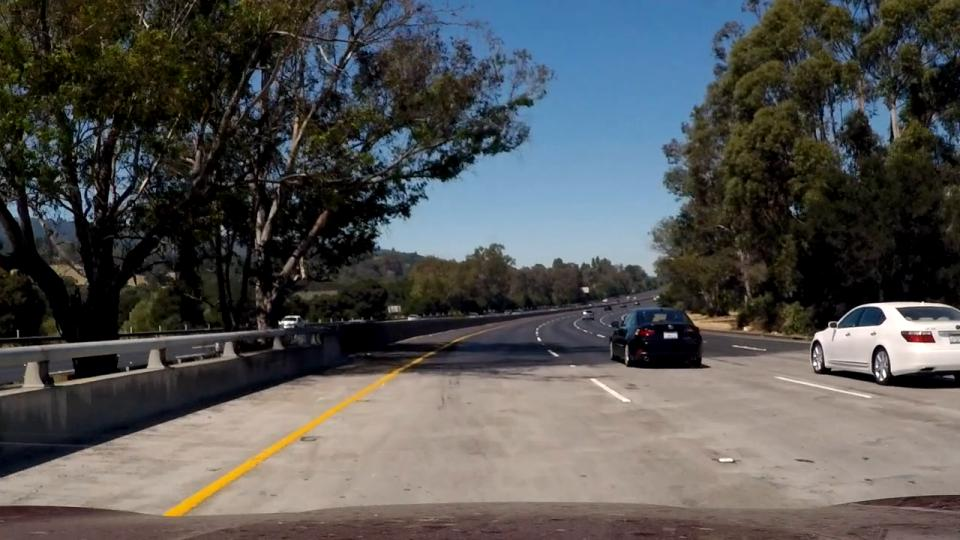
#> input picture test_images/extra.mp4-5.5.jpg, 960 x 540 px
$ jupyter execute P1.ipynb   (shell and % lines are left out)   (older library calls are emulated)
#> lines starting #> are read from the running program, lines starting #| are printed output that depends on the picture; after the words box and inside, x2 and y2 are one past the last pixel; in counts of white or black regions, pixels touching at a corner belong together
# Self-Driving Car Engineer Nanodegree

* Name: Latheesh Padukana
* Linkedin: https://www.linkedin.com/in/latheesh-padukana-9571a87/
* Github: https://github.com/lpadukana

## Project: **Finding Lane Lines on the Road**
***
In this project, you will use the tools you learned about in the lesson to identify lane lines on the road.  You can develop your pipeline on a series of individual images, and later apply the result to a video stream (really just a series of images). Check out the video clip "raw-lines-example.mp4" (also contained in this repository) to see what the output should look like after using the helper functions below.

Once you have a result that looks roughly like "raw-lines-example.mp4", you'll need to get creative and try to average and/or extrapolate the line segments you've detected to map out the full extent of the lane lines.  You can see an example of the result you're going for in the video "P1_example.mp4".  Ultimately, you would like to draw just one line for the left side of the lane, and one for the right.

In addition to implementing code, there is a brief writeup to complete. The writeup should be completed in a separate file, which can be either a markdown file or a pdf document. There is a [write up template](https://github.com/udacity/CarND-LaneLines-P1/blob/master/writeup_template.md) that can be used to guide the writing process. Completing both the code in the Ipython notebook and the writeup template will cover all of the [rubric points](https://review.udacity.com/#!/rubrics/322/view) for this project.

---
Let's have a look at our first image called 'test_images/solidWhiteRight.jpg'.  Run the 2 cells below (hit Shift-Enter or the "play" button above) to display the image.

**Note: If, at any point, you encounter frozen display windows or other confounding issues, you can always start again with a clean slate by going to the "Kernel" menu above and selecting "Restart & Clear Output".**

---

**The tools you have are color selection, region of interest selection, grayscaling, Gaussian smoothing, Canny Edge Detection and Hough Tranform line detection.  You  are also free to explore and try other techniques that were not presented in the lesson.  Your goal is piece together a pipeline to detect the line segments in the image, then average/extrapolate them and draw them onto the image for display (as below).  Once you have a working pipeline, try it out on the video stream below.**

---

<figure>

 <figcaption>
 <p></p>
 <p style="text-align: center;"> Your output should look something like this (above) after detecting line segments using the helper functions below </p>
 </figcaption>
</figure>
 <p></p>
<figure>

 <figcaption>
 <p></p>
 <p style="text-align: center;"> Your goal is to connect/average/extrapolate line segments to get output like this</p>
 </figcaption>
</figure>

## Build a Lane Finding Pipeline

Build the pipeline and run your solution on all test_images. Make copies into the test_images directory, and you can use the images in your writeup report.

Try tuning the various parameters, especially the low and high Canny thresholds as well as the Hough lines parameters.

## Import Packages

[cell 1]
#importing some useful packages
import matplotlib.pyplot as plt
import matplotlib.image as mpimg
import numpy as np
import cv2
import os


# Import everything needed to edit/save/watch video clips
from moviepy.editor import VideoFileClip
from IPython.display import HTML

# additional modules used
from collections import deque
from ipywidgets import interact

## Define some useful classes

### Frame

I created this class to make it easy to load and manipulate images. Operations returns Frame objects and this makes it convenient to build and experiment with different pipelines.

[cell 2]
class Frame:
    def load(filename):
#> called with filename = 'test_images/extra.mp4-5.5.jpg'
        return Frame(mpimg.imread(filename))

    def save(self, filename):
        return mpimg.imsave(filename, self.image)

    def weighted(fr1, w1, fr2, w2, c):
        return Frame(cv2.addWeighted(fr1.image, w1, fr2.image, w2, c))

    def zeros(shape):
        return Frame(np.ones(shape))

    def zeros_like(fr):
        return Frame(np.zeros_like(fr.image))

    def __init__(self, image):
        self.image = image
#> self.image is the input picture: shape (540, 960, 3); mean R, G, B 83, 83.2, 82.5

    def gray(self):
        return Frame(cv2.cvtColor(self.image, cv2.COLOR_RGB2GRAY))

    def sizexy(self):
        y, x, *_ = self.image.shape
        return (x, y)

    def x_at(self, xfrac):
        xdim, _ = self.sizexy()
        return np.array(xfrac) * xdim

    def y_at(self, yfrac):
        _, ydim = self.sizexy()
        return np.array(yfrac) * ydim

    def rgb(self):
        return Frame(cv2.cvtColor(self.image, cv2.COLOR_GRAY2RGB))

    def blur(self, kernel_size=5):
        return Frame(cv2.GaussianBlur(self.image, (kernel_size, kernel_size), 0))

    def canny(self, low=50, high_multiplier=3):
        return Frame(cv2.Canny(self.image, low, low * high_multiplier))
#> in __init__ (call 8), `self.image = image`:
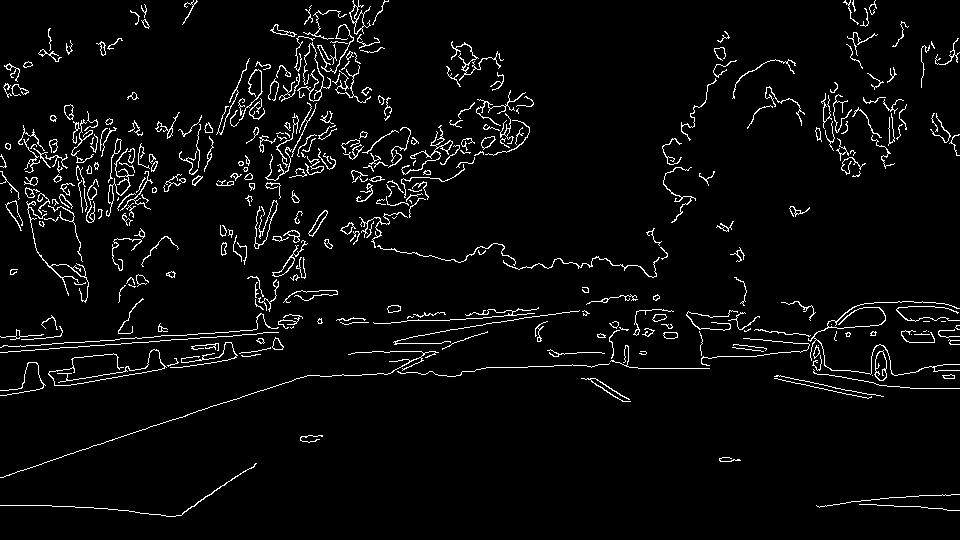
#> self.image: shape (540, 960); 4.1% white in thin lines or dots

    # [4 lines left out: function sobel, not called in this run]

    def laplacian(self, ksize=3):
        out = cv2.Laplacian(self.image, cv2.CV_64F, ksize=ksize)
        return Frame(out)

    def hist_eq(self):
        if self.is_monochrome():
            return Frame(cv2.equalizeHist(self.image))
        else:
            out = cv2.cvtColor(self.image, cv2.COLOR_RGB2HSV)
            out[:,:,2] = cv2.equalizeHist(out[:,:,2])
            return Frame(cv2.cvtColor(out, cv2.COLOR_HSV2RGB))

    def clahe_eq(self, clip_limit=2, grid_size=8):
        if self.is_monochrome():
            return Frame(cv2.createCLAHE(clipLimit=clip_limit, tileGridSize=(grid_size, grid_size)).apply(self.image))
        else:
            out = cv2.cvtColor(self.image, cv2.COLOR_RGB2HSV)
            out[:,:,2] = cv2.createCLAHE(clipLimit=clip_limit, tileGridSize=(grid_size, grid_size)).apply(out[:,:,2])
            return Frame(cv2.cvtColor(out, cv2.COLOR_HSV2RGB))

    def multiply_scalar(self, value):
        return Frame(cv2.addWeighted(self.image, value, 0, 0, 0))

    def add_scalar(self, value):
        return Frame(cv2.addWeighted(self.image, 1, 0, 0, value))

    def add_weighted(self, self_weight, frame, frame_weight, gamma):
        return Frame(cv2.addWeighted(self.image, self_weight, frame.image, frame_weight, gamma))

    def bitwise_or(self, frame):
        return Frame(cv2.bitwise_or(self.image, frame.image))

    def bitwise_and(self, frame):
        return Frame(cv2.bitwise_and(self.image, frame.image))

    # [4 lines left out: function channels, not called in this run]

    def channel(self, channel):
        return Frame(self.image[..., channel].copy())

    def hstack(self, frame):
        return Frame(np.hstack([self.image, frame.image]))

    def vstack(self, frame):
        return Frame(np.vstack([self.image, frame.image]))

    def fillpoly(self, vertices, color):
        return Frame(cv2.fillPoly(self.image.copy(), vertices, color))

    def draw_lines(self, lines, color, thickness):
        img = self.image.copy()
        for line in lines:
            x1, y1, x2, y2 = line
            cv2.line(img, (int(x1), int(y1)), (int(x2), int(y2)), color, thickness)
        return Frame(img)

    def draw_text(self, text, x, y, scale, color, thickness):
        return Frame(cv2.putText(self.image.copy(), text, (int(x), int(y)), cv2.FONT_HERSHEY_SIMPLEX, scale, color, thickness, cv2.LINE_AA))

    def hough_lines(self, rho, theta, threshold, min_line_length, max_line_gap):
        out = cv2.HoughLinesP(self.image, rho, theta, threshold, np.array([]), minLineLength=min_line_length, maxLineGap=max_line_gap)

        if out is None:
            return np.array([])

        return out[:,0,:]

    def hsv_range_mask(self, hsv_ranges):
        if len(hsv_ranges) == 0:
            raise ValueError('At least one range is required')

        hsv = cv2.cvtColor(self.image, cv2.COLOR_RGB2HSV)
#> hsv: shape (540, 960, 3); mean H, S, V 50.3, 87.1, 95.9

        range_lo, range_hi = hsv_ranges[0]
        mask = cv2.inRange(hsv, range_lo, range_hi)
#> mask: shape (540, 960); 1.1% white; 62 white regions (56 under 20 px), largest, box (x1, y1, x2, y2) and area: (813, 302, 960, 372) 4909, (776, 377, 871, 398) 184, (597, 383, 630, 402) 97, (719, 458, 733, 461) 38, (279, 321, 294, 325) 35, (664, 334, 677, 337) 24

        for hsv_range in hsv_ranges[1:]:
            range_lo, range_hi = hsv_range
            mask1 = cv2.inRange(hsv, range_lo, range_hi)
            mask = cv2.bitwise_or(mask, mask1)
#> this loop made 1 pass
#> pass 1, in hsv_range_mask, `mask1 = cv2.inRange(hsv, range_lo, range_hi)`:
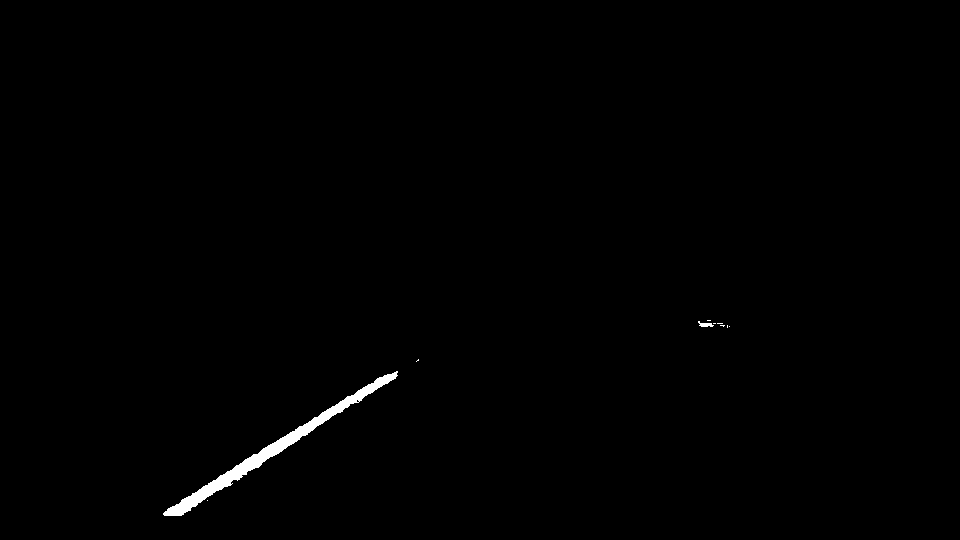
#> mask1: shape (540, 960); 0.56% white; 10 white regions (8 under 20 px), largest, box (x1, y1, x2, y2) and area: (163, 371, 398, 516) 2816, (698, 321, 714, 327) 54
#> pass 1, in hsv_range_mask, `mask = cv2.bitwise_or(mask, mask1)`:
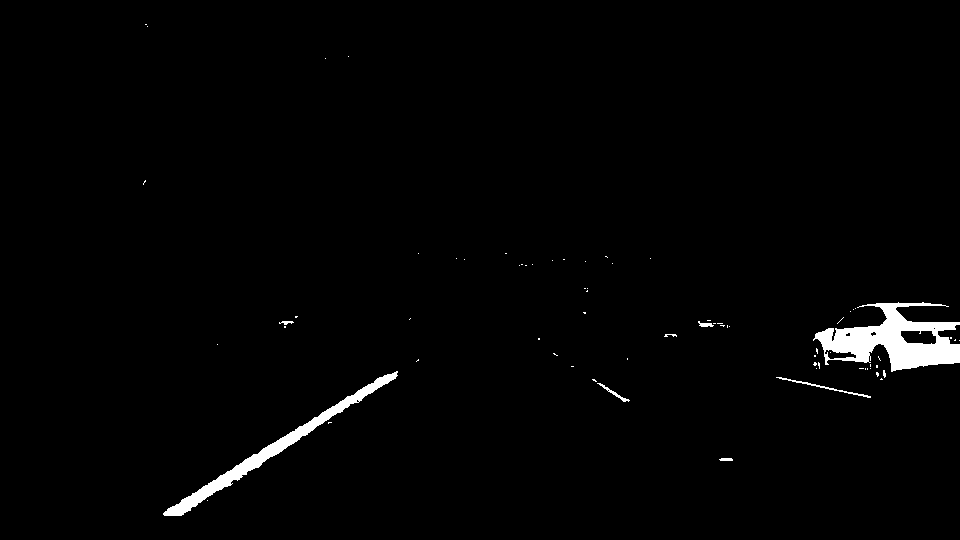
#> mask: shape (540, 960); 1.6% white; 72 white regions (64 under 20 px), largest, box (x1, y1, x2, y2) and area: (813, 302, 960, 372) 4909, (163, 371, 398, 516) 2816, (776, 377, 871, 398) 184
#> in __init__ (call 15), `self.image = image`:
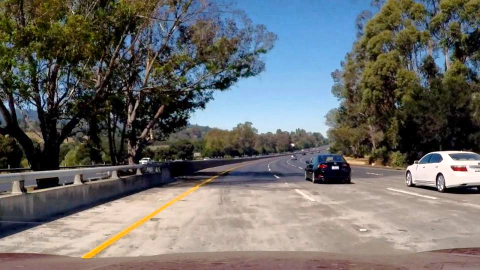
#> self.image: shape (540, 960, 3) (shown at 1/2 size); mean R, G, B 108.2, 107.8, 105.8

        return Frame(mask)

    def is_monochrome(self):
        return len(self.image.shape) == 2

    def show(self, xdim=None):
        if xdim is not None:
            aspect = self.image.shape[0] / self.image.shape[1]
            plt.figure(figsize=(xdim, aspect * xdim))

        if self.is_monochrome():
            plt.imshow(self.image, cmap='gray', vmin=0, vmax=255)
        else:
            plt.imshow(self.image)

        plt.axis('off')
        plt.tight_layout()

### FrameGrid

FrameGrid makes it easy to display many images in a grid

[cell 3]
class FrameGrid:
    def __init__(self, columns):
        self.columns = columns

    def show(self, frames, xdim=6):
#> called with xdim = 4.3
        aspect = frames[0].image.shape[0] / frames[0].image.shape[1]
#> aspect = 0.562
        ydim = aspect * xdim
#> ydim = 2.42
        rows = len(frames)//self.columns + 1
#> rows = 3
#> (the call stopped at in show, `fig = plt.figure(figsize=(xdim * self.columns, ydim * rows))`: IPython is not available in this run)
#> in __init__ (call 21), `self.image = image`:
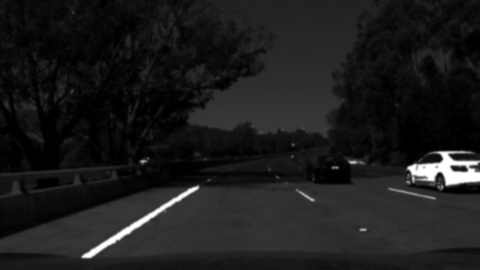
#> self.image: shape (540, 960) (shown at 1/2 size); min 0, max 255, mean 28
#> in __init__ (call 22), `self.image = image`:
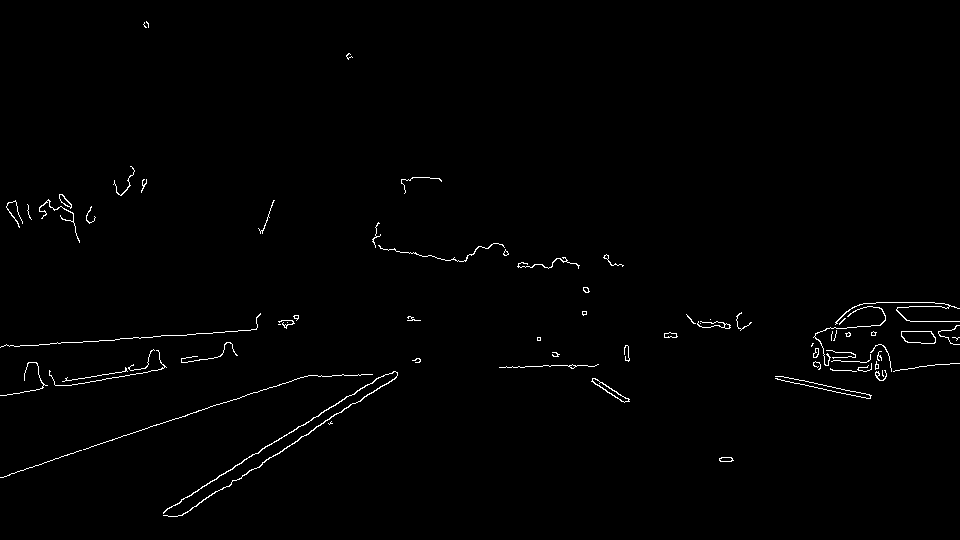
#> self.image: shape (540, 960); 0.91% white in thin lines or dots
        fig = plt.figure(figsize=(xdim * self.columns, ydim * rows))
        for i in range(len(frames)):
            if i < len(frames):
                fig.add_subplot(rows, self.columns, i + 1)
                frames[i].show()

### Lines

Lines represent one or more lines and operations on lines/line segments. Grouping lines allows us to make use of optimized numpy functions.

[cell 4]
class Lines:
    # [4 lines left out: function from_x_intercepts, not called in this run]

    def from_y_intercepts(lines, ys):
        y1, y2 = ys
        x1, x2 = lines.x_intercept(ys)[0]
        return Lines([[x1, y1, x2, y2]])

    def __init__(self, lines):
        if type(lines) == np.ndarray:
            self.lines = lines
        else:
            self.lines = np.array(lines)

    def __len__(self):
        return self.lines.__len__()

    def __getitem__(self, i):
        return self.lines.__getitem__(i)

    def __iter__(self):
        return self.lines.__iter__()

    def empty(self):
        return len(self.lines) <= 0

    def centroid(self):
        x1, y1, x2, y2 = self.lines.T
        return np.array([(x1 + x2).T/2, (y1 + y2).T/2]).reshape([-1, 2])

    def mean(self):
        if len(self.lines) > 0:
            mean = self.lines.mean(axis=0)
            return Lines(mean.reshape(-1, 4))
        else:
            return Lines([])

    def m(self):
        if len(self.lines) > 0:
            x1, y1, x2, y2 = self.lines.T
            return ((y2 - y1) / (x2 - x1)).reshape((-1, 1))
        else:
            return np.array([])

    def b(self):
        if len(self.lines) > 0:
            x1, y1, x2, y2 = self.lines.T
            return ((x1 * y2 - x2 * y1) / (x1 - x2)).reshape((-1, 1))
        else:
            return np.array([])

    def y_intercept(self, x):
        return self.m() * x + self.b()

    def x_intercept(self, y):
        return (y - self.b()) / self.m()

    def theta(self):
        return np.arctan(self.m())

    def theta_degrees(self):
        return np.degrees(self.theta())

    def segment_by_theta(self, angle_pairs):
        out = []
        thetas = self.theta_degrees()
        for angle_pair in angle_pairs:
            lines = []
            for i, theta in enumerate(thetas):
                if angle_pair[0] < theta < angle_pair[1]:
                    lines.append(self.lines[i])
            out.append(lines)

        return [Lines(lines) for lines in out]

### LaneDetector

LaneDetector implements the lane detection pipeline and makes it easy to test different parameters.

[cell 5]
class LaneDetector:
    def __init__(self, params=None):
        self.roi = None
        self.params = {
            'roi': {
                'topy': 0.6,
                'bottomy': 1.0,
                'topw': 0.1,
                'bottomw': 0.9
            },
            'blur': {
                'kernel_size': 9,
            },
            'canny': {
                'low': 30,
                'high_multiplier': 3,
            },
            'hough': {
                'rho': 2,
                'theta': 2 * np.pi/180.0,
                'threshold': 35,
                'min_line_length': 20,
                'max_line_gap': 20
            }
        }

        if params is not None:
            self.params = params

    def set_roi(self, frame, topy, bottomy, topw, bottomw):
#> called with topy = 0.6, bottomy = 1, topw = 0.1, bottomw = 0.9
        self.xdim, self.ydim = frame.sizexy()
        vertices = np.array([[
            (self.xdim * (0.5 - bottomw/2), self.ydim * bottomy),
            (self.xdim * (0.5 - topw/2),    self.ydim * topy),
            (self.xdim * (0.5 + topw/2),    self.ydim * topy),
            (self.xdim * (0.5 + bottomw/2), self.ydim * bottomy)
        ]], dtype=np.int32)

        self.roi = Frame.zeros_like(frame).fillpoly(vertices, [255])

    def detect(self, frame):
        self.gray = frame.gray()
        self.dark = self.gray.multiply_scalar(0.3)
        self.wymask = frame.hsv_range_mask([[(0, 0, 200), (255, 30, 255)], [(10, 90, 180), (40, 255, 255)]])
        self.gray_enhanced = self.dark.bitwise_or(self.wymask)
        self.gray_enhanced_blurred = self.gray_enhanced.blur(**self.params['blur'])
        self.edges = self.gray_enhanced_blurred.canny(**self.params['canny'])
        self.set_roi(self.edges, **self.params['roi'])
        self.masked_edges = self.edges.bitwise_and(self.roi)
        self.lines = Lines(self.masked_edges.hough_lines(**self.params['hough']))
#> in hough_lines, `out = cv2.HoughLinesP(self.image, rho, theta, threshold, np.array([]),..`:
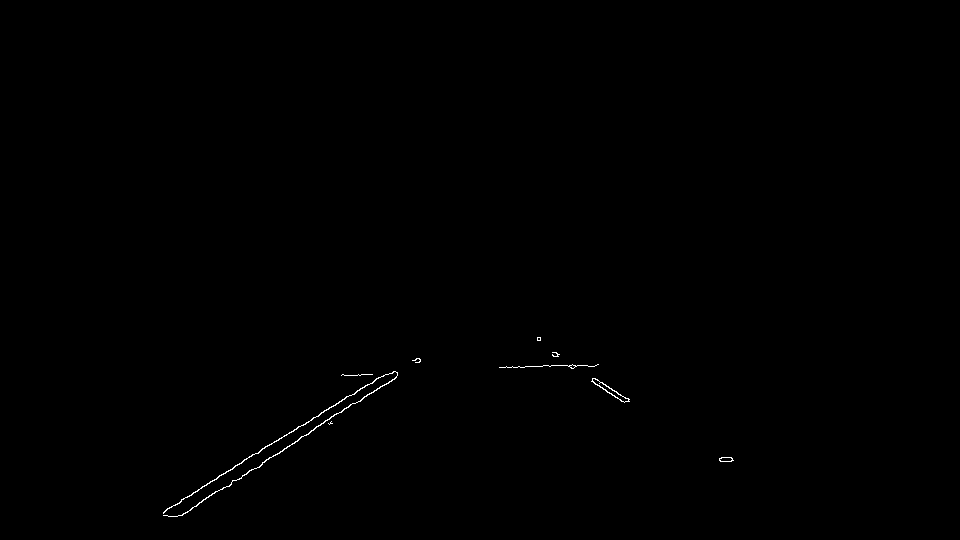
#> self.image: shape (540, 960); 0.21% white in thin lines or dots, all inside (x1, y1, x2, y2) = (163, 337, 734, 517)
#> in __init__, `self.lines = lines`: self.lines = [[167, 508, 346, 396], [301, 436, 396, 377], [177, 516, 308, 434], [164, 511, 378, 377], [499, 367, 598, 364], [591, 381, 624, 402], [552, 352, 628, 399], [202, 500, 313, 430], [341, 375, 397, 373]]
        left, right = self.lines.segment_by_theta([(-38, -27), (27, 38)])
#> in m, `x1, y1, x2, y2 = self.lines.T`: x1 = [167, 301, 177, 164, 499, 591, 552, 202, 341]; y1 = [508, 436, 516, 511, 367, 381, 352, 500, 375]; x2 = [346, 396, 308, 378, 598, 624, 628, 313, 397]; y2 = [396, 377, 434, 377, 364, 402, 399, 430, 373]
#> (the rest of the program and of its run is left out)
